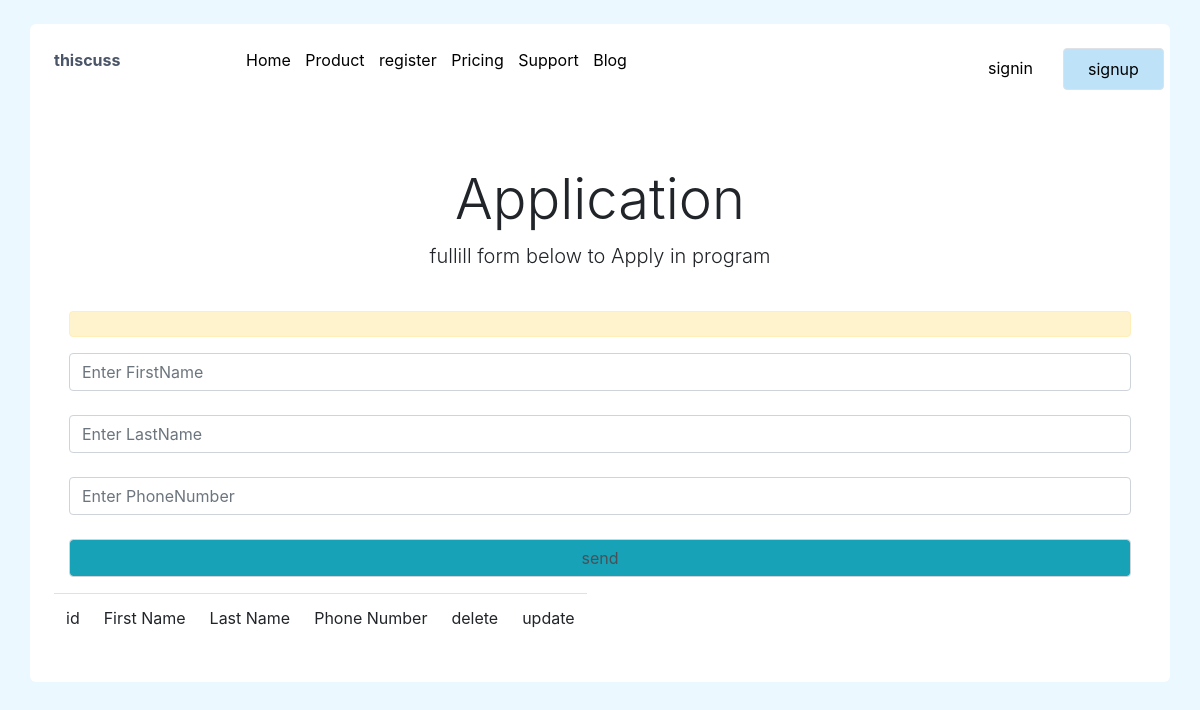
The app's page /registration/, older data.
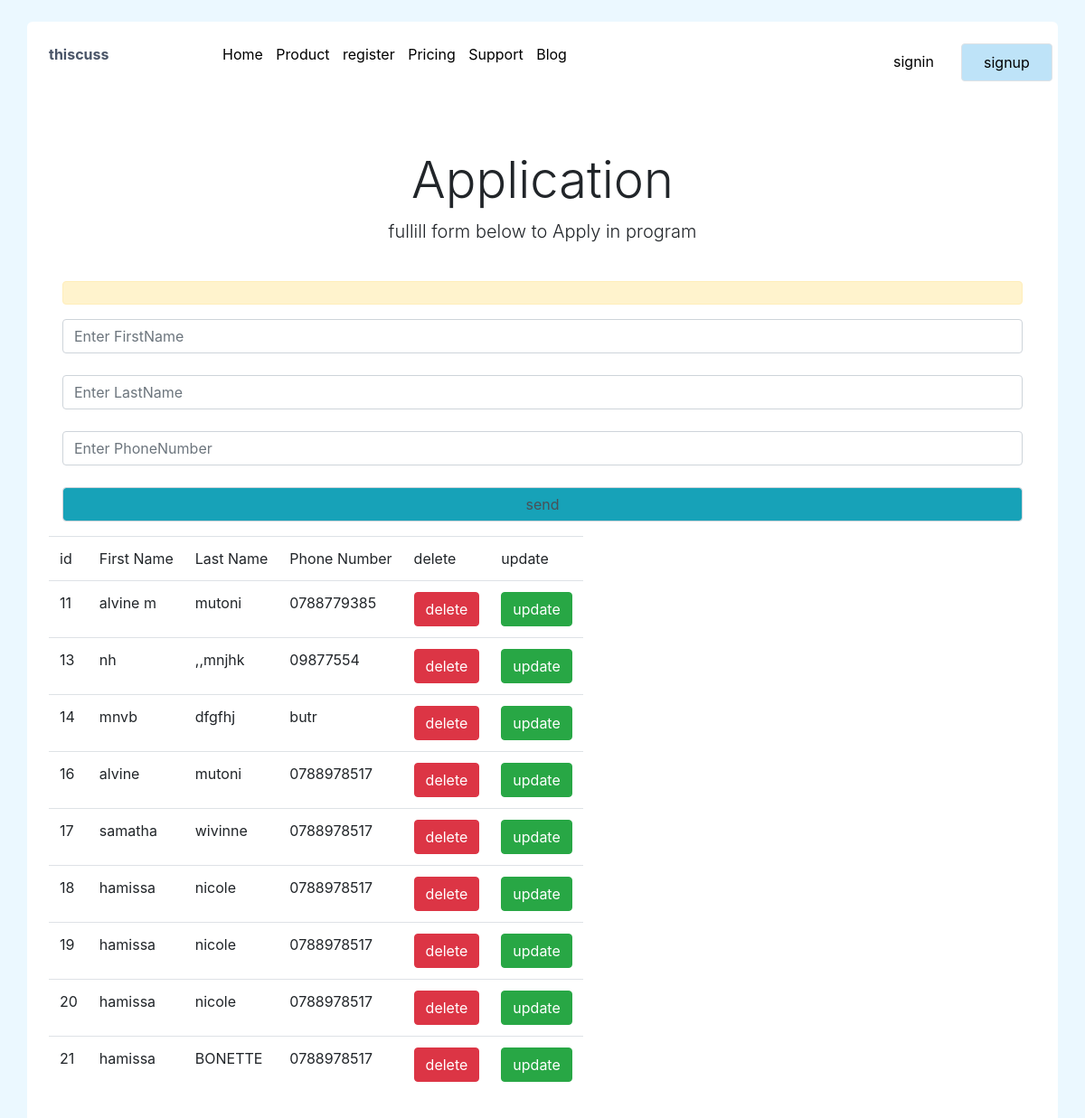
The same page, newer data.
### home/models.py (models this page shows, shortened)
class Registration(models.Model):
    phone =models.CharField(max_length=255)
    firstname = models.CharField(max_length=255)
    lastname = models.CharField(max_length=255)

### home/views.py (the view, shortened to what this page needs)
# urls.py: path('registration/',views.registration,name='register'),
def registration(request):
    select =Registration.objects.all().order_by('id')
    return render(request,'register.html',{'data':select})

### templates/register.html (shortened to what this page needs)
{% extends 'base.html' %}
{% load static %}
{% block content %}
<div class="pricing-header px-3 py-3 pt-md-5 pb-md-4 mx-auto text-center">
    <h1 class="display-4">Application</h1>
    <p class="lead">fullill form below to Apply in program</p>
</div>
<div class="container">
   <div class="form-group p">
       <p class="alert alert-warning">{{message}}</p>
       <form method="POST" action="{% url 'register' %}" accept="">
           <input type="text" placeholder="Enter FirstName" name="FirstName" class="form-control"><br>
           <input type="text" placeholder="Enter LastName" name="LastName" class="form-control"><br>
           <input type="text" placeholder="Enter PhoneNumber" name="phone" class="form-control"><br>
           <input type="submit" value="send" class="form-control bg-info">
       </form>
   </div>
</div>
<div class="table">
    <table>
        <tr><td>id</td><td>First Name</td><td>Last Name</td><td>Phone Number</td>
            <td>delete</td><td>update</td>
        </tr>
        {% for ida in data %} <tr>
            <td>{{ ida.id }} </td>
            <td>{{ ida.firstname }} </td>
            <td>{{ ida.lastname }}</td>
            <td>{{ ida.phone }}</td>
            <td><a href="{%url 'deleteInfos' id=ida.id %}"><span class="btn btn-danger">delete</span></a></td>
            <td><a href="{% url 'updateInfos' id=ida.id %}"><span class="btn btn-success">update</span></a></td>
        </tr>
        {% endfor %}
    </table>
</div>
{% endblock %}

### templates/base.html (shortened to what this page needs)
{% load static %}
<!DOCTYPE html>
<html>
    <head>
        <link href="https://unpkg.com/tailwindcss@^1.0/dist/tailwind.min.css" rel="stylesheet">
        <link rel="stylesheet" href="https://stackpath.bootstrapcdn.com/bootstrap/4.5.2/css/bootstrap.min.css">
<link rel="stylesheet" href="https://cdn.jsdelivr.net/npm/uikit@3.5.7/dist/css/uikit.min.css" />
    </head>
    <body class="bg-blue-100">
        <div class="container bg-white p-4 mt-4 rounded-md">
            <div class="md:flex">
                <div class="w-full md:w-1/6">
                    <div class="text-gray-700" style="height: 70px;"><a href="" uk-icon="file-text"></a><b>thiscuss</b></div>
                </div>
                <div class="w-full md:w-4/6">
                    <div class="nic">
                    <ul>
                    <il> <a href="/">Home</a></il>
                    <il> <a href="{% url 'product'%}">Product</a></il>
                    <il> <a href="{% url 'register'%}">register</a></il>
                    <il> <a href="#">Pricing</a></il>
                    <il> <a href="#">Support</a></il>
                    <il> <a href="#">Blog</a></il>
                </ul></div>
                </div>
                <div class="w-full md:w-1/6">
                    <div class="grid grid-flow-col grid-cols-2  gap-4">
                        <div><button class="bg-transparent hover:bg-blue-700 text-black  py-2 px-4  rounded">
                            signin
                          </button></div>
                        <div><button class="bg-blue-200 hover:bg-blue-700 text-black  py-2 px-4 border border-blue-700 rounded">
                            signup
                          </button></div>
                      </div>
                </div>
            </div>
 {% block content %}
 {% endblock %}
</body>
</html>

### templates/base.html (style rules this page uses)
.nic ul il { display: inline-block; padding-left: 10px; }
.nic ul il a { text-decoration: none; color: black; }

Row changes from the older to the newer data that the page shows:
added Registration: id "11", firstname "alvine m", lastname "mutoni", phone "0788779385"
added Registration: id "13", firstname "nh", lastname ",,mnjhk", phone "09877554"
added Registration: id "14", firstname "mnvb", lastname "dfgfhj", phone "butr"
added Registration: id "16", firstname "alvine", lastname "mutoni", phone "0788978517"
added Registration: id "17", firstname "samatha", lastname "wivinne", phone "0788978517"
added Registration: id "18", firstname "hamissa", lastname "nicole", phone "0788978517"
added Registration: id "19", firstname "hamissa", lastname "nicole", phone "0788978517"
added Registration: id "20", firstname "hamissa", lastname "nicole", phone "0788978517"
added Registration: id "21", firstname "hamissa", lastname "BONETTE", phone "0788978517"
